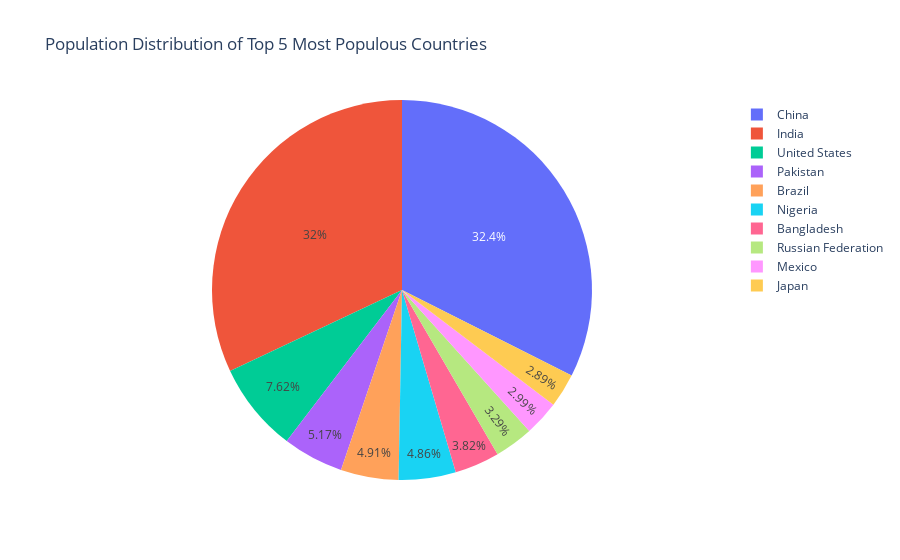

Here is the notebook cell this chart was saved with:
### Code cell
fig_pie = px.pie(top_10_countries, names='Country Name', values='population', title='Population Distribution of Top 5 Most Populous Countries')
fig_pie.show()

### Figure 1 — Plotly figure (JSON) as saved in the notebook; plotly's stock layout.template omitted (floating-point values rounded to 4 significant figures)
{"data": [{"domain": {"x": [0, 1], "y": [0, 1]}, "hovertemplate": "Country Name=%{label}<br>population=%{value}<extra></extra>", "labels": ["China", "India", "United States", "Pakistan", "Brazil", "Nigeria", "Bangladesh", "Russian Federation", "Mexico", "Japan"], "legendgroup": "", "name": "", "showlegend": true, "type": "pie", "values": [1412360000, 1393409033, 331893745, 225199929, 213993441, 211400704, 166303494, 143446060, 130262220, 125681593]}], "layout": {"autosize": true, "legend": {"tracegroupgap": 0}, "title": {"text": "Population Distribution of Top 5 Most Populous Countries"}}}
